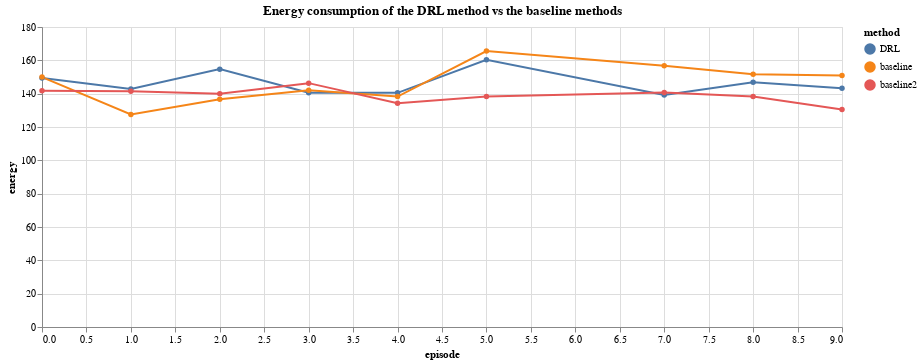

This figure's notebook cell:
### Code cell
alt.Chart(energy_df).mark_line(point=True).encode(
    x='episode',
    y='energy',
    color='method'
    
).properties(
    title='Energy consumption of the DRL method vs the baseline methods',
    width=800,
)

### Figure 1 — Vega-Lite specification as saved in the notebook (floating-point values rounded to 4 significant figures)
{"config": {"view": {"continuousWidth": 300, "continuousHeight": 300}}, "data": {"name": "data-5c4eb12816400162ea9788e95e3e854f"}, "mark": {"type": "line", "point": true}, "encoding": {"color": {"field": "method", "type": "nominal"}, "x": {"field": "episode", "type": "quantitative"}, "y": {"field": "energy", "type": "quantitative"}}, "title": "Energy consumption of the DRL method vs the baseline methods", "width": 800, "$schema": "https://vega.github.io/schema/vega-lite/v5.8.0.json", "datasets": {"data-5c4eb12816400162ea9788e95e3e854f": [{"level_0": 0, "episode": 0, "index": 0, "energy": 149.5, "duration": 3.852, "method": "DRL"}, {"level_0": 1, "episode": 1, "index": 1, "energy": 142.9, "duration": 4.195, "method": "DRL"}, {"level_0": 2, "episode": 2, "index": 2, "energy": 154.7, "duration": 3.596, "method": "DRL"}, {"level_0": 3, "episode": 3, "index": 3, "energy": 140.6, "duration": 4.001, "method": "DRL"}, {"level_0": 4, "episode": 4, "index": 4, "energy": 140.5, "duration": 3.412, "method": "DRL"}, {"level_0": 5, "episode": 5, "index": 5, "energy": 160.3, "duration": 3.4, "method": "DRL"}, {"level_0": 7, "episode": 7, "index": 7, "energy": 139.2, "duration": 3.387, "method": "DRL"}, {"level_0": 8, "episode": 8, "index": 8, "energy": 146.9, "duration": 3.357, "method": "DRL"}, {"level_0": 9, "episode": 9, "index": 9, "energy": 143.3, "duration": 2.988, "method": "DRL"}, {"level_0": 10, "episode": 0, "index": 0, "energy": 150.0, "duration": 2.774, "method": "baseline"}, {"level_0": 11, "episode": 1, "index": 1, "energy": 127.5, "duration": 2.805, "method": "baseline"}, {"level_0": 12, "episode": 2, "index": 2, "energy": 136.7, "duration": 2.325, "method": "baseline"}, {"level_0": 13, "episode": 3, "index": 3, "energy": 142.1, "duration": 2.463, "method": "baseline"}, {"level_0": 14, "episode": 4, "index": 4, "energy": 138.3, "duration": 2.326, "method": "baseline"}, {"level_0": 15, "episode": 5, "index": 5, "energy": 165.5, "duration": 4.596, "method": "baseline"}, {"level_0": 17, "episode": 7, "index": 7, "energy": 156.8, "duration": 4.263, "method": "baseline"}, {"level_0": 18, "episode": 8, "index": 8, "energy": 151.7, "duration": 4.22, "method": "baseline"}, {"level_0": 19, "episode": 9, "index": 9, "energy": 150.9, "duration": 4.333, "method": "baseline"}, {"level_0": 20, "episode": 0, "index": 0, "energy": 141.8, "duration": 3.858, "method": "baseline2"}, {"level_0": 21, "episode": 1, "index": 1, "energy": 141.4, "duration": 3.143, "method": "baseline2"}, {"level_0": 22, "episode": 2, "index": 2, "energy": 140.0, "duration": 3.077, "method": "baseline2"}, {"level_0": 23, "episode": 3, "index": 3, "energy": 146.3, "duration": 2.332, "method": "baseline2"}, {"level_0": 24, "episode": 4, "index": 4, "energy": 134.2, "duration": 2.498, "method": "baseline2"}, {"level_0": 25, "episode": 5, "index": 5, "energy": 138.3, "duration": 2.774, "method": "baseline2"}, {"level_0": 27, "episode": 7, "index": 7, "energy": 140.7, "duration": 2.369, "method": "baseline2"}, {"level_0": 28, "episode": 8, "index": 8, "energy": 138.2, "duration": 2.26, "method": "baseline2"}, {"level_0": 29, "episode": 9, "index": 9, "energy": 130.5, "duration": 2.166, "method": "baseline2"}]}}
